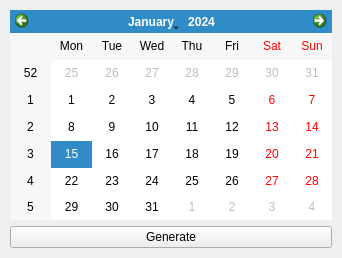
<?xml version="1.0" encoding="UTF-8"?>
<ui version="4.0">
 <class>MainWindow</class>
 <widget class="QMainWindow" name="MainWindow">
  <property name="geometry">
   <rect>
    <x>0</x>
    <y>0</y>
    <width>342</width>
    <height>258</height>
   </rect>
  </property>
  <property name="windowTitle">
   <string>MS Map Genegator</string>
  </property>
  <widget class="QWidget" name="centralwidget">
   <layout class="QGridLayout" name="gridLayout_2">
    <property name="leftMargin">
     <number>10</number>
    </property>
    <property name="topMargin">
     <number>10</number>
    </property>
    <property name="rightMargin">
     <number>10</number>
    </property>
    <property name="bottomMargin">
     <number>10</number>
    </property>
    <property name="spacing">
     <number>6</number>
    </property>
    <item row="1" column="0">
     <widget class="QPushButton" name="btnGenerate">
      <property name="text">
       <string>Generate</string>
      </property>
     </widget>
    </item>
    <item row="0" column="0">
     <widget class="QCalendarWidget" name="calendarWidget"/>
    </item>
   </layout>
  </widget>
 </widget>
 <resources/>
 <connections/>
</ui>
